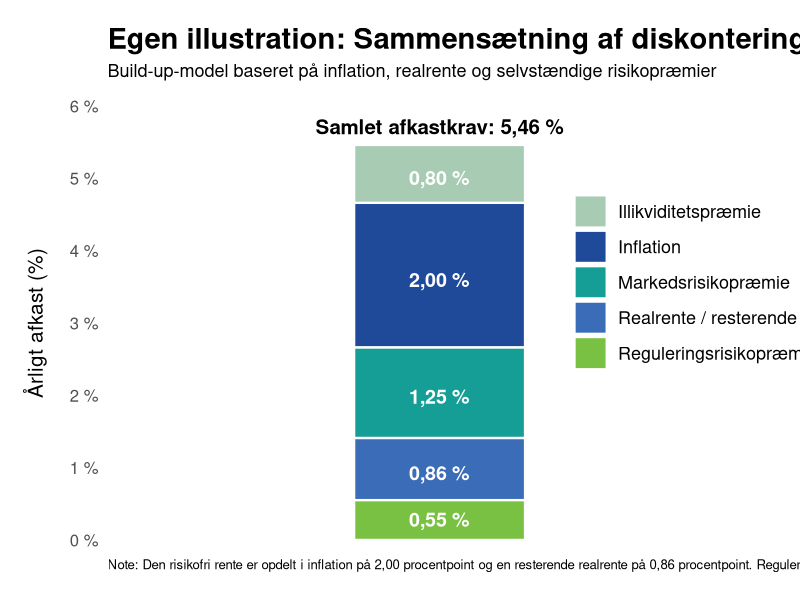
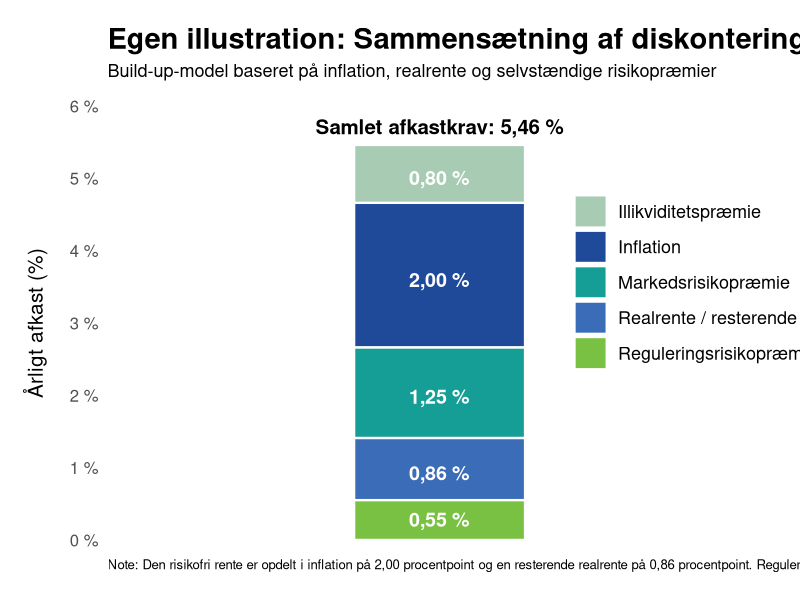

Reproduce these figures in R, in order.
# Pakker
library(ggplot2)
library(dplyr)
library(scales)
library(tibble)
library(grid)

# -----------------------------
# 1. Data
# -----------------------------

df <- tibble(
  komponent = c(
    "Inflation",
    "Realrente / resterende del",
    "Markedsrisikopræmie",
    "Illikviditetspræmie",
    "Reguleringsrisikopræmie"
  ),
  vaerdi = c(
    2.00,
    0.86,
    1.25,
    0.80,
    0.55
  )
)

# -----------------------------
# 2. Rækkefølge i søjlen
# nederst -> øverst
# -----------------------------

df <- df %>%
  mutate(
    komponent = factor(
      komponent,
      levels = c(
        "Inflation",
        "Realrente / resterende del",
        "Markedsrisikopræmie",
        "Illikviditetspræmie",
        "Reguleringsrisikopræmie"
      )
    )
  ) %>%
  arrange(komponent)

# -----------------------------
# 3. Label-justeringer
# negative tal = ned
# positive tal = op
# -----------------------------

label_justeringer <- tibble(
  komponent = c(
    "Inflation",
    "Realrente / resterende del",
    "Markedsrisikopræmie",
    "Illikviditetspræmie",
    "Reguleringsrisikopræmie"
  ),
  justering = c(
    2.60,
    -1.50,
    -1.50,
    0.50,
    -4.90
  )
)

# -----------------------------
# 4. Beregninger
# -----------------------------

df <- df %>%
  mutate(
    ymax = cumsum(vaerdi),
    ymin = lag(ymax, default = 0),
    ypos_base = (ymin + ymax) / 2
  ) %>%
  left_join(label_justeringer, by = "komponent") %>%
  mutate(
    justering = ifelse(is.na(justering), 0, justering),
    ypos = ypos_base + justering,
    label = paste0(
      number(vaerdi, accuracy = 0.01, decimal.mark = ","),
      " %"
    )
  )

samlet_afkast <- sum(df$vaerdi)

# -----------------------------
# 5. Farver
# -----------------------------

farver <- c(
  "Inflation"                    = "#1F4A9A",
  "Realrente / resterende del"   = "#3B6CB7",
  "Markedsrisikopræmie"          = "#159E95",
  "Illikviditetspræmie"          = "#A8CBB3",
  "Reguleringsrisikopræmie"      = "#79C143"
)

# -----------------------------
# 6. Plot-indstillinger
# -----------------------------

x_pos <- 1.18

p <- ggplot(df, aes(x = x_pos, y = vaerdi, fill = komponent)) +
  
  geom_col(
    width = 0.26,
    colour = "white",
    linewidth = 0.8
  ) +
  
  geom_text(
    aes(y = ypos, label = label),
    colour = "white",
    fontface = "bold",
    size = 5
  ) +
  
  annotate(
    "text",
    x = x_pos,
    y = samlet_afkast + 0.25,
    label = paste0(
      "Samlet afkastkrav: ",
      number(samlet_afkast, accuracy = 0.01, decimal.mark = ","),
      " %"
    ),
    fontface = "bold",
    size = 5.2
  ) +
  
  scale_fill_manual(values = farver) +
  
  scale_y_continuous(
    limits = c(0, 6),
    breaks = seq(0, 6, by = 1),
    labels = function(x) paste0(
      number(x, accuracy = 1, decimal.mark = ","),
      " %"
    ),
    expand = c(0, 0)
  ) +
  
  scale_x_continuous(
    limits = c(0.72, 1.62),
    breaks = NULL
  ) +
  
  labs(
    title = "Egen illustration: Sammensætning af diskonteringsrenten",
    subtitle = "Build-up-model baseret på inflation, realrente og selvstændige risikopræmier",
    y = "Årligt afkast (%)",
    x = NULL,
    fill = NULL,
    caption = paste(
      "Note: Den risikofri rente er opdelt i inflation på 2,00 procentpoint og en resterende realrente på 0,86 procentpoint.",
      "Reguleringsrisikopræmien er fastsat til 0,55 procentpoint på baggrund af den estimerede effekt af udmatrikuleringsprocessen."
    )
  ) +
  
  coord_cartesian(clip = "off") +
  
  theme_minimal(base_size = 14) +
  
  theme(
    plot.title = element_text(
      face = "bold",
      size = 21,
      hjust = 0,
      margin = margin(b = 6)
    ),
    
    plot.subtitle = element_text(
      size = 13,
      hjust = 0,
      margin = margin(b = 18)
    ),
    
    plot.caption = element_text(
      size = 9.5,
      hjust = 0,
      margin = margin(t = 14)
    ),
    
    axis.title.y = element_text(
      size = 15,
      margin = margin(r = 16)
    ),
    
    axis.text.y = element_text(
      size = 12,
      colour = "#4F4F4F"
    ),
    
    axis.text.x = element_blank(),
    axis.ticks = element_blank(),
    
    panel.grid.major = element_blank(),
    panel.grid.minor = element_blank(),
    
    panel.background = element_rect(
      fill = "white",
      colour = NA
    ),
    
    plot.background = element_rect(
      fill = "white",
      colour = NA
    ),
    
    legend.position = c(0.70, 0.82),
    legend.justification = c(0, 1),
    legend.direction = "vertical",
    
    legend.text = element_text(size = 13),
    legend.key.size = unit(0.9, "cm"),
    legend.spacing.y = unit(0.15, "cm"),
    
    plot.margin = margin(20, 30, 20, 20)
  ) +
  
  guides(
    fill = guide_legend(ncol = 1, byrow = TRUE)
  )

print(p)

# -----------------------------
# 7. Gem figur
# -----------------------------

ggsave(
  filename = "diskonteringsrente_build_up_model.png",
  plot = p,
  width = 11,
  height = 8,
  dpi = 320,
  bg = "white"
)
